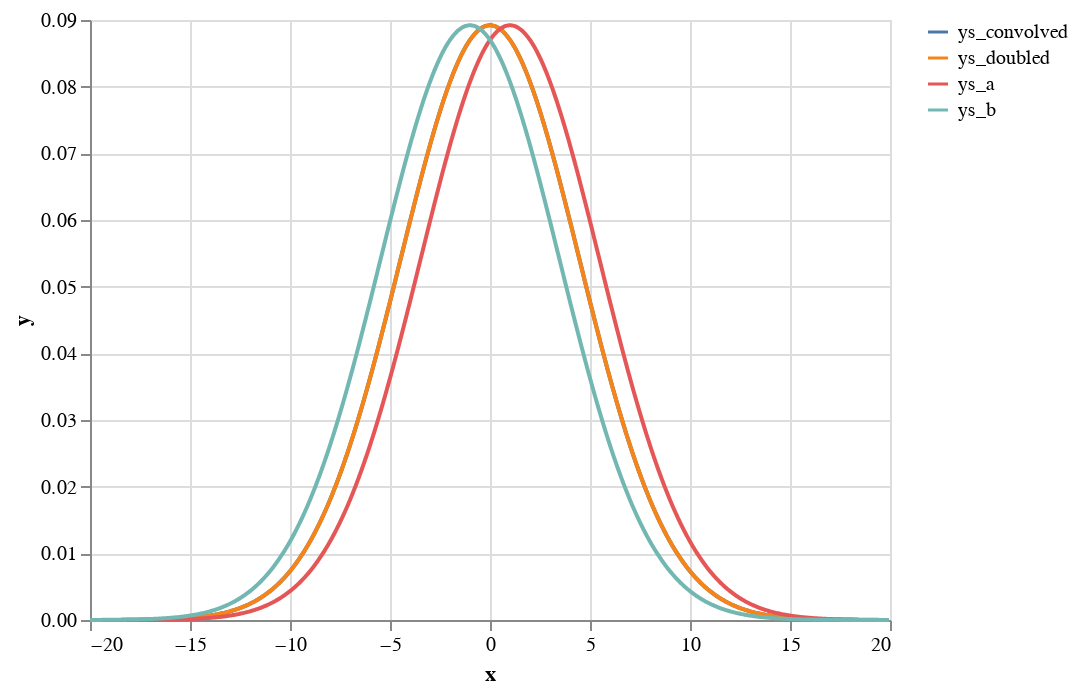

Notebook code for this chart:
### Markdown cell above
# Repeating with Diffusions

### Code cell
import altair as alt
import pandas as pd
df = pd.DataFrame({
    'x':coords_1d,
    'ys_convolved':ys_convolved,
    'ys_doubled':ys_doubled,
    'ys_a':ys_a,
    'ys_b':ys_b
})
alt.Chart(df).mark_line().encode(
    x = 'x',
    y = alt.Y(alt.repeat("layer"),aggregate="sum",title="y"),
    color = alt.datum(alt.repeat("layer")),
    ).repeat(layer=["ys_convolved","ys_doubled","ys_a","ys_b"])

### Figure 1 — Vega-Lite specification as saved in the notebook (floating-point values rounded to 4 significant figures; data arrays with more than 128 entries replaced by an {"elided": "..."} marker saying what was removed)
{"config": {"view": {"continuousWidth": 400, "continuousHeight": 300}}, "repeat": {"layer": ["ys_convolved", "ys_doubled", "ys_a", "ys_b"]}, "spec": {"data": {"name": "data-051dcdf96f191d31b9ee6ff225ec495c"}, "mark": "line", "encoding": {"color": {"datum": {"repeat": "layer"}}, "x": {"field": "x", "type": "quantitative"}, "y": {"aggregate": "sum", "field": {"repeat": "layer"}, "title": "y"}}}, "$schema": "https://vega.github.io/schema/vega-lite/v4.17.0.json", "datasets": {"data-051dcdf96f191d31b9ee6ff225ec495c": {"elided": "800 records"}}}
